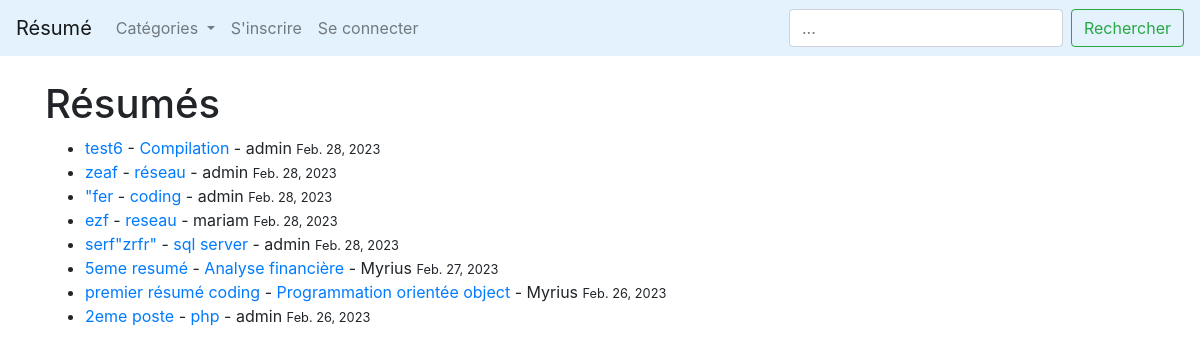
Before: / with the older database file.
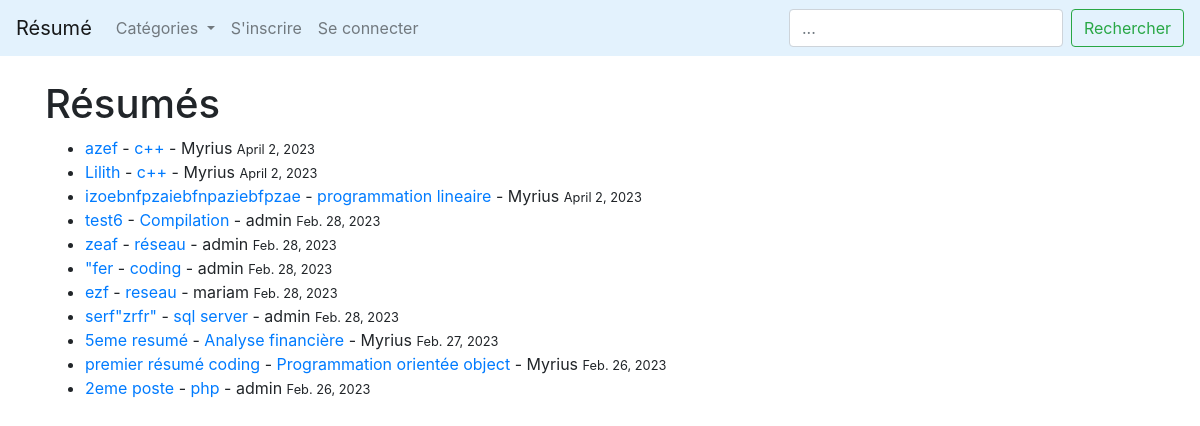
After: the same page with the newer database file.
### LeBlog/models.py (models this page shows, shortened)
class Post(models.Model):
        title = models.CharField(max_length=255)
        title_tag = models.CharField(max_length=255)
        author = models.ForeignKey(User, on_delete=models.CASCADE)
        body = RichTextField(blank=True, null=True)
        post_date = models.DateField(auto_now_add=True)
        categorie = models.CharField(max_length=255)
        snippet = models.CharField(max_length=255, default='coding')
        likes = models.ManyToManyField(User, related_name='resumee')

### LeBlog/views.py (the view)
# urls.py: path('', HomeView.as_view(), name="home"),
class HomeView(ListView):
    model = Post
    template_name = 'home.html'
    ordering = ['-post_date']
    def get_context_data(self, *args, **kwargs):
        cat_menu = Categorie.objects.all()
        context = super(HomeView, self).get_context_data(*args, **kwargs)
        context["cat_menu"] = cat_menu
        return context

### LeBlog/models.py (called while the page is built)
        def __str__(self):
            return self.name

### LeBlog/templates/home.html (shortened to what this page needs)
{% extends 'base.html' %}
{% block content %}
<h1>Résumés</h1>
<ul>
{%for post in object_list%}
    <li> <a href="{% url 'post-details' post.pk %}">{{post.title}}</a> -
        <a href="{% url 'categorie' post.categorie|slugify %}">{{post.categorie}}</a>
        - {{post.author}}
        <small>{{ post.post_date }}</small>
{%endfor%}
</ul>
{% endblock %}

### LeBlog/templates/base.html (shortened to what this page needs)
<!doctype html>
<html lang="en">
  <head>
    <link rel="stylesheet" href="https://cdn.jsdelivr.net/npm/bootstrap@4.4.1/dist/css/bootstrap.min.css">
  </head>
  <body>
  <nav class="navbar navbar-expand-lg navbar-light" style="background-color: #e3f2fd;">
  <a class="navbar-brand" href="{% url 'home' %}">Résumé</a>
  <div class="collapse navbar-collapse" id="navbarSupportedContent">
    <ul class="navbar-nav mr-auto">
      {%if cat_menu%}
      <li class="nav-item dropdown">
        <a class="nav-link dropdown-toggle" href="#" id="navbarDropdown" role="button" data-toggle="dropdown" aria-haspopup="true" aria-expanded="false">
          Catégories
        </a>
      </li>
      {%else%}
      <li class="nav-item">
          <a class="nav-link" href="{% url 'categories_list' %}">Catégories</a>
      </li>
      {%endif%}
      {% if user.is_authenticated %}
         <li class="nav-item">
          <a class="nav-link" href="{% url 'add_post' %}">Ajouter un résumé</a>
         </li>
        <li class="nav-item">
          <a class="nav-link" href="{% url 'add_cat' %}">Ajouter une categorie</a>
         </li>
      <li class="nav-item">
          <a class="nav-link" href="{% url 'edit_profile' %}">Modifier le profil</a>
        </li>
        <li class="nav-item">
          <a class="nav-link" href="{% url 'logout' %}">Se déconnecter</a>
        </li>
      {% else %}
        <li class="nav-item">
          <a class="nav-link" href="{% url 'register' %}">S'inscrire</a>
        </li>
        <li class="nav-item">
          <a class="nav-link" href="{% url 'login' %}">Se connecter</a>
        </li>
      {% endif %}
    </ul>
    <form class="form-inline my-2 my-lg-0">
      <input class="form-control mr-sm-2" type="search" placeholder="..." aria-label="Search">
      <button class="btn btn-outline-success my-2 my-sm-0" type="submit">Rechercher</button>
    </form>
  </div>
</nav>
    <br/>
  <div class="container">
    {% block content %}
    {% endblock %}
  </div>
  </body>
</html>

Changed rows visible on the page:
added Post: title "azef", categorie "c++", author "Myrius", post_date "April 2, 2023"
added Post: title "Lilith", categorie "c++", author "Myrius", post_date "April 2, 2023"
added Post: title "izoebnfpzaiebfnpaziebfpzae", categorie "programmation lineaire", author "Myrius", post_date "April 2, 2023"
